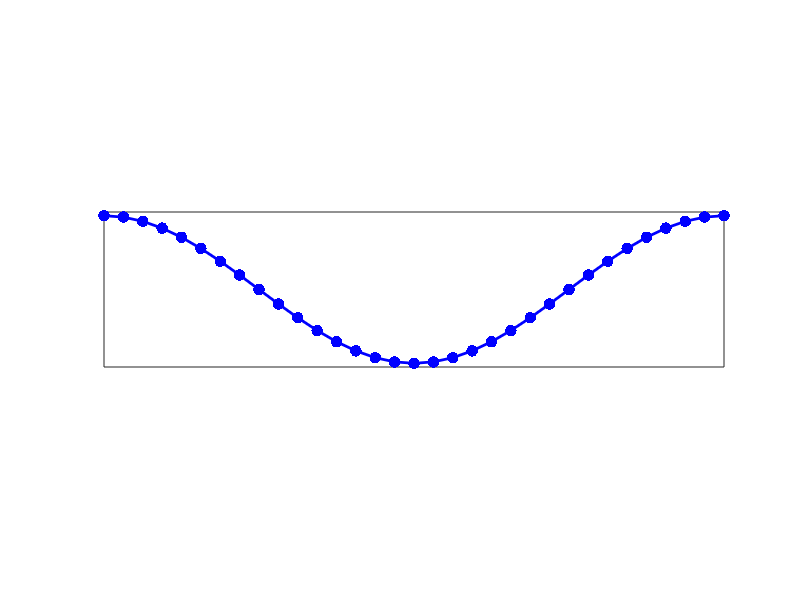
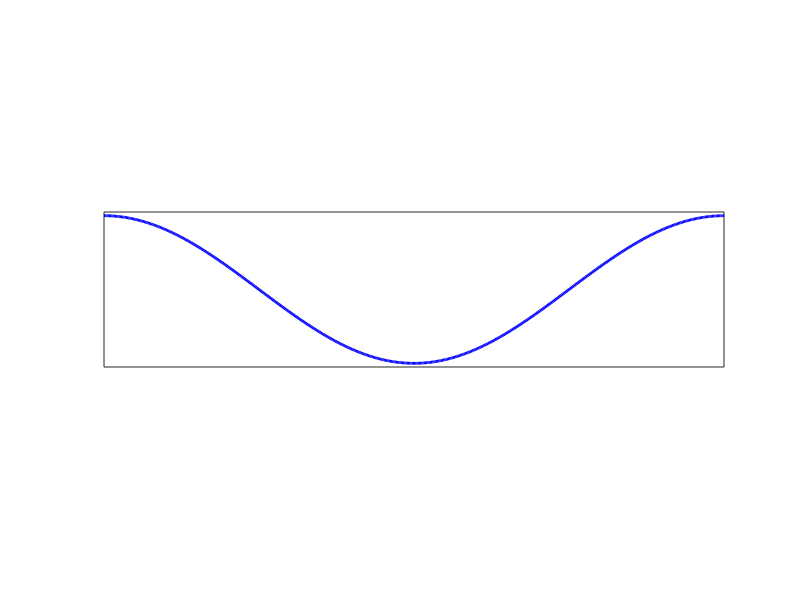
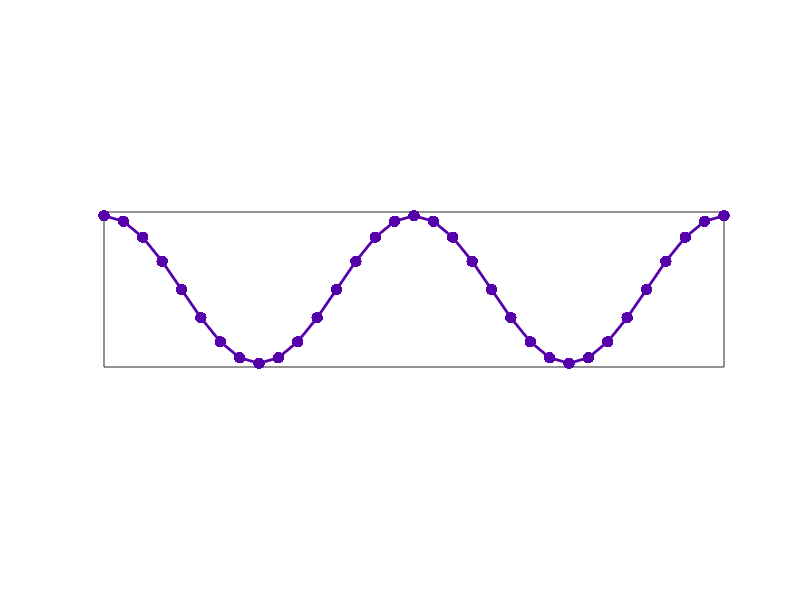
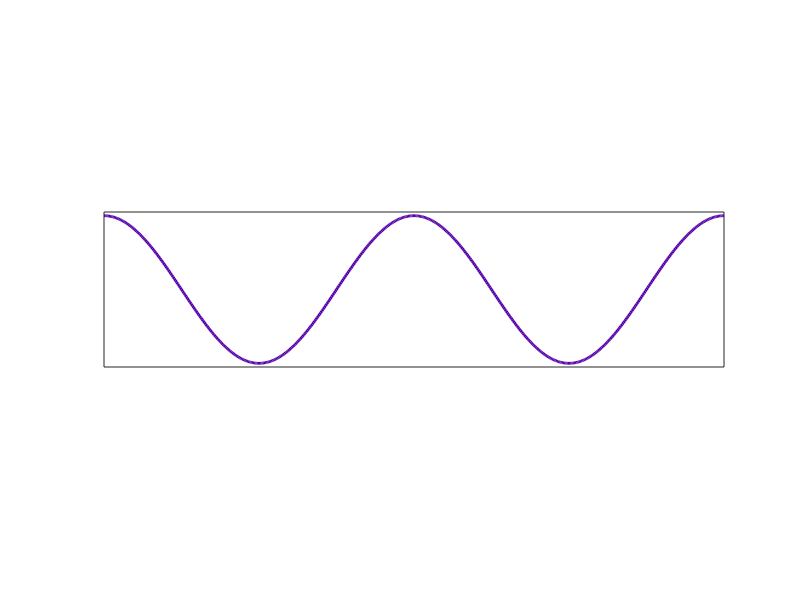

These figures' MATLAB source, in order:
%%
% Display of continuous and discrete sines

rep = '../results/fourier-atoms/';
[~,~] = mkdir(rep);
addpath('../toolbox/');

SetAR = @(ar)set(gca, 'PlotBoxAspectRatio', [1 ar 1], 'FontSize', 20);


%%
% 1D

% discrete
n = 32;
% continuous
N = 512;
% frequencies
fc = 4;
for f=1:fc    
    c = (f-1)/(fc-1);
    clf;
    plot(0:n, cos( 2*pi/n*f*(0:n) ), '.-', 'color', [c 0 1-c], 'LineWidth', 2, 'MarkerSize', 25);
    axis([0 n -1.05 1.05]); box on;
    set(gca, 'XTick', [], 'YTick', []);
    SetAR(1/4);
    saveas(gcf, [rep '1d-discr-' num2str(f) '.eps'], 'epsc');
    clf;
    plot(0:N, cos( 2*pi/N*f*(0:N) ), '-', 'color', [c 0 1-c], 'LineWidth', 2, 'MarkerSize', 25);
    axis([0 N -1.05 1.05]); box on;
    set(gca, 'XTick', [], 'YTick', []);
    SetAR(1/4);
    saveas(gcf, [rep '1d-cont-' num2str(f) '.eps'], 'epsc');
end

%% 
% 2D


% discrete
n = 16;
% continuous
N = 256;
% frequencies
Fx = 1:4;
Fy = round(1.5*Fx);

[y,x] = meshgrid(1:n,1:n);
[Y,X] = meshgrid(1:N,1:N);

S = @(k,p)floor(1:1/k:p+1-1/k);
Upsc = @(x,k)x(S(k,size(x,1)),S(k,size(x,2)));

for k=1:length(Fx) 
    c = (k-1)/(length(Fx)-1);
    c0 = [1 1 1]; c1 = [c 0 1-c];
    fx = Fx(k); fy = Fy(k);
    c = (f-1)/(fc-1);
    % discrete
    u = cos( 2*pi/n*( fx*x+fy*y ) );
    U = (1+Upsc(u,N/n))/2; % in [0,1]
    V = zeros(N,N,3);
    for r=1:3
        V(:,:,r) = (1-U)*c0(r) + U*c1(r);
    end
    imwrite(V, [rep '2d-discr-' num2str(k) '.png'], 'png');
    % continuous
    U = cos( 2*pi/N*( fx*X+fy*Y ) );
    U = (1+U)/2; % in [0,1]
    V = zeros(N,N,3);
    for r=1:3
        V(:,:,r) = (1-U)*c0(r) + U*c1(r);
    end
    imwrite(V, [rep '2d-cont-' num2str(k) '.png'], 'png');
end
